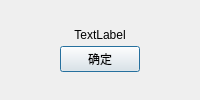
<?xml version="1.0" encoding="UTF-8"?>
<ui version="4.0">
 <class>Error</class>
 <widget class="QDialog" name="Error">
  <property name="geometry">
   <rect>
    <x>0</x>
    <y>0</y>
    <width>200</width>
    <height>100</height>
   </rect>
  </property>
  <property name="minimumSize">
   <size>
    <width>200</width>
    <height>100</height>
   </size>
  </property>
  <property name="maximumSize">
   <size>
    <width>200</width>
    <height>100</height>
   </size>
  </property>
  <property name="windowTitle">
   <string>Dialog</string>
  </property>
  <layout class="QVBoxLayout" name="verticalLayout">
   <property name="spacing">
    <number>0</number>
   </property>
   <property name="leftMargin">
    <number>0</number>
   </property>
   <property name="topMargin">
    <number>0</number>
   </property>
   <property name="rightMargin">
    <number>0</number>
   </property>
   <property name="bottomMargin">
    <number>0</number>
   </property>
   <item>
    <spacer name="verticalSpacer_2">
     <property name="orientation">
      <enum>Qt::Orientation::Vertical</enum>
     </property>
     <property name="sizeHint" stdset="0">
      <size>
       <width>20</width>
       <height>40</height>
      </size>
     </property>
    </spacer>
   </item>
   <item>
    <widget class="QLabel" name="label">
     <property name="text">
      <string>TextLabel</string>
     </property>
     <property name="alignment">
      <set>Qt::AlignmentFlag::AlignCenter</set>
     </property>
    </widget>
   </item>
   <item>
    <spacer name="verticalSpacer_3">
     <property name="orientation">
      <enum>Qt::Orientation::Vertical</enum>
     </property>
     <property name="sizeHint" stdset="0">
      <size>
       <width>20</width>
       <height>17</height>
      </size>
     </property>
    </spacer>
   </item>
   <item>
    <layout class="QHBoxLayout" name="horizontalLayout">
     <property name="spacing">
      <number>0</number>
     </property>
     <item>
      <spacer name="horizontalSpacer">
       <property name="orientation">
        <enum>Qt::Orientation::Horizontal</enum>
       </property>
       <property name="sizeHint" stdset="0">
        <size>
         <width>198</width>
         <height>20</height>
        </size>
       </property>
      </spacer>
     </item>
     <item>
      <widget class="QPushButton" name="button">
       <property name="text">
        <string>确定</string>
       </property>
      </widget>
     </item>
     <item>
      <spacer name="horizontalSpacer_2">
       <property name="orientation">
        <enum>Qt::Orientation::Horizontal</enum>
       </property>
       <property name="sizeHint" stdset="0">
        <size>
         <width>198</width>
         <height>20</height>
        </size>
       </property>
      </spacer>
     </item>
    </layout>
   </item>
   <item>
    <spacer name="verticalSpacer">
     <property name="orientation">
      <enum>Qt::Orientation::Vertical</enum>
     </property>
     <property name="sizeHint" stdset="0">
      <size>
       <width>20</width>
       <height>40</height>
      </size>
     </property>
    </spacer>
   </item>
  </layout>
 </widget>
 <resources/>
 <connections/>
</ui>
